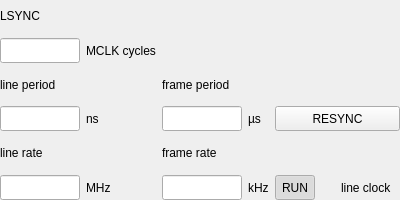
<?xml version="1.0" encoding="UTF-8"?>
<ui version="4.0">
 <class>clkrap</class>
 <widget class="QWidget" name="clkrap">
  <property name="geometry">
   <rect>
    <x>30</x>
    <y>30</y>
    <width>400</width>
    <height>200</height>
   </rect>
  </property>
  <property name="windowTitle">
   <string>CRAP</string>
  </property>
  <layout class="QGridLayout" name="layout">
   <property name="leftMargin"><number>0</number></property>
   <property name="topMargin"><number>0</number></property>
   <property name="rightMargin"><number>0</number></property>
   <property name="bottomMargin"><number>0</number></property>

   <item row="0" column="0" alignment="Qt::AlignLeft">
    <widget class="QLabel" name="lsync_title">
     <property name="text"><string>LSYNC</string></property>
    </widget>
   </item>
   <item row="1" column="0" alignment="Qt::AlignRight">
    <widget class="QLineEdit" name="lsync_indicator">
     <property name="minimumSize"><size><width>0</width><height>25</height></size></property>
     <property name="maximumSize"><size><width>16777215</width><height>25</height></size></property>
     <property name="alignment"><set>Qt::AlignRight</set></property>
     <property name="readOnly"><bool>true</bool></property>
     <property name="focusPolicy"><enum>Qt::NoFocus</enum></property>
    </widget>
   </item>
   <item row="1" column="1" alignment="Qt::AlignLeft">
    <widget class="QLabel" name="lsync_lbl">
     <property name="text"><string>MCLK cycles</string></property>
    </widget>
   </item>

   <item row="2" column="0" alignment="Qt::AlignLeft">
    <widget class="QLabel" name="line_period_title">
     <property name="text"><string>line period</string></property>
    </widget>
   </item>
   <item row="3" column="0" alignment="Qt::AlignRight">
    <widget class="QLineEdit" name="line_period_indicator">
     <property name="minimumSize"><size><width>0</width><height>25</height></size></property>
     <property name="maximumSize"><size><width>16777215</width><height>25</height></size></property>
     <property name="alignment"><set>Qt::AlignRight</set></property>
     <property name="readOnly"><bool>true</bool></property>
     <property name="focusPolicy"><enum>Qt::NoFocus</enum></property>
    </widget>
   </item>
   <item row="3" column="1" alignment="Qt::AlignLeft">
    <widget class="QLabel" name="line_period_lbl">
     <property name="text"><string>ns</string></property>
    </widget>
   </item>

   <item row="4" column="0" alignment="Qt::AlignLeft">
    <widget class="QLabel" name="line_rate_title">
     <property name="text"><string>line rate</string></property>
    </widget>
   </item>
   <item row="5" column="0" alignment="Qt::AlignRight">
    <widget class="QLineEdit" name="line_freq_indicator">
     <property name="minimumSize"><size><width>0</width><height>25</height></size></property>
     <property name="maximumSize"><size><width>16777215</width><height>25</height></size></property>
     <property name="alignment"><set>Qt::AlignRight</set></property>
     <property name="readOnly"><bool>true</bool></property>
     <property name="focusPolicy"><enum>Qt::NoFocus</enum></property>
    </widget>
   </item>
   <item row="5" column="1" alignment="Qt::AlignLeft">
    <widget class="QLabel" name="line_freq_lbl">
     <property name="text"><string>MHz</string></property>
    </widget>
   </item>

   <item row="2" column="2" alignment="Qt::AlignLeft">
    <widget class="QLabel" name="frame_period_title">
     <property name="text"><string>frame period</string></property>
    </widget>
   </item>
   <item row="3" column="2" alignment="Qt::AlignRight">
    <widget class="QLineEdit" name="frame_period_indicator">
     <property name="minimumSize"><size><width>0</width><height>25</height></size></property>
     <property name="maximumSize"><size><width>16777215</width><height>25</height></size></property>
     <property name="alignment"><set>Qt::AlignRight</set></property>
     <property name="readOnly"><bool>true</bool></property>
     <property name="focusPolicy"><enum>Qt::NoFocus</enum></property>
    </widget>
   </item>
   <item row="3" column="3" alignment="Qt::AlignLeft">
    <widget class="QLabel" name="frame_period_lbl">
     <property name="text"><string>µs</string></property>
    </widget>
   </item>

   <item row="4" column="2" alignment="Qt::AlignLeft">
    <widget class="QLabel" name="frame_rate_title">
     <property name="text"><string>frame rate</string></property>
    </widget>
   </item>
   <item row="5" column="2" alignment="Qt::AlignRight">
    <widget class="QLineEdit" name="frame_freq_indicator">
     <property name="minimumSize"><size><width>0</width><height>25</height></size></property>
     <property name="maximumSize"><size><width>16777215</width><height>25</height></size></property>
     <property name="alignment"><set>Qt::AlignRight</set></property>
     <property name="readOnly"><bool>true</bool></property>
     <property name="focusPolicy"><enum>Qt::NoFocus</enum></property>
    </widget>
   </item>
   <item row="5" column="3" alignment="Qt::AlignLeft">
    <widget class="QLabel" name="frame_freq_lbl">
     <property name="text"><string>kHz</string></property>
    </widget>
   </item>

   <item row="3" column="5" colspan="2" alignment="Qt::AlignRight">
    <widget class="QPushButton" name="resync_button">
     <property name="text"><string>RESYNC</string></property>
     <property name="minimumSize"><size><width>125</width><height>25</height></size></property>
     <property name="maximumSize"><size><width>125</width><height>25</height></size></property>
    </widget>
   </item>

   <item row="5" column="5" alignment="Qt::AlignLeft">
    <widget class="QToolButton" name="CLKstate_button">
     <property name="text"><string>RUN</string></property>
     <property name="minimumSize"><size><width>0</width><height>25</height></size></property>
     <property name="maximumSize"><size><width>16777215</width><height>25</height></size></property>
     <property name="checkable"><bool>true</bool></property>
     <property name="checked"><bool>true</bool></property>
    </widget>
   </item>
   <item row="5" column="6" alignment="Qt::AlignLeft">
    <widget class="QLabel" name="CLKstate_lbl">
     <property name="text"><string>line clock</string></property>
    </widget>
   </item>
  </layout>
 </widget>
 <resources/>
 <connections/>
</ui>
